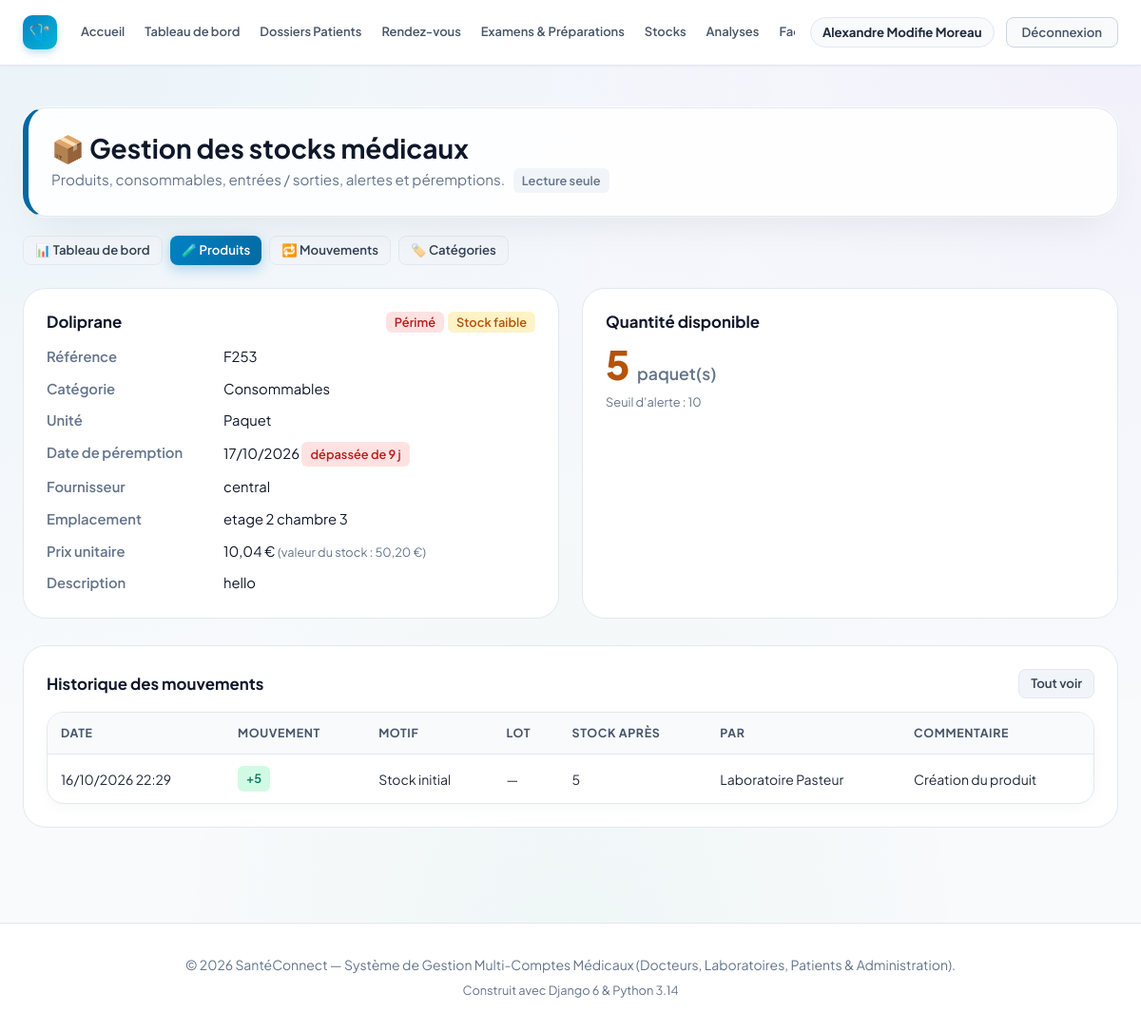
The app's page /stock/produits/8/ (signed in) with its own data.
### accounts/models.py (models this page shows, shortened)
class User(AbstractUser):
    class Role(models.TextChoices):
        ADMIN = 'ADMIN', 'Administrateur'
        DOCTEUR = 'DOCTEUR', 'Médecin'
        LABORATOIRE = 'LABORATOIRE', 'Laborantin'
        PATIENT = 'PATIENT', 'Patient'
    role = models.CharField(
        max_length=20,
        choices=Role.choices,
        default=Role.PATIENT,
        verbose_name="Rôle utilisateur"
    )
    phone = models.CharField(max_length=25, blank=True, null=True, verbose_name="Téléphone")
    address = models.CharField(max_length=255, blank=True, null=True, verbose_name="Adresse")
    city = models.CharField(max_length=100, blank=True, null=True, verbose_name="Ville")
    is_verified = models.BooleanField(
        default=False,
        verbose_name="Compte certifié / validé",
        help_text="Coché par l'administrateur pour valider l'activité d'un docteur ou laboratoire."
    )
    objects = CustomUserManager()
    class Meta:
        verbose_name = "Utilisateur"
        verbose_name_plural = "Tous les Utilisateurs"
    @property
    def is_doctor(self):
        return self.role == self.Role.DOCTEUR
    @property
    def is_laboratory(self):
        return self.role == self.Role.LABORATOIRE
    @property
    def is_patient(self):
        return self.role == self.Role.PATIENT
    @property
    def is_admin_user(self):
        return self.role == self.Role.ADMIN or self.is_superuser

### stock/models.py (models this page shows, shortened)
class Produit(models.Model):
    class Unite(models.TextChoices):
        UNITE = "UNITE", "Unité"
        BOITE = "BOITE", "Boîte"
        PAQUET = "PAQUET", "Paquet"
        FLACON = "FLACON", "Flacon"
        SACHET = "SACHET", "Sachet"
        KIT = "KIT", "Kit"
        LITRE = "LITRE", "Litre"
    nom = models.CharField("Nom du produit", max_length=150)
    reference = models.CharField(
        "Référence", max_length=50, unique=True, null=True, blank=True,
        help_text="Laissez vide pour générer automatiquement (PRD-00001...).",
    )
    categorie = models.ForeignKey(
        Categorie, verbose_name="Catégorie", on_delete=models.SET_NULL,
        null=True, blank=True, related_name="produits",
    )
    unite = models.CharField("Unité", max_length=10, choices=Unite.choices, default=Unite.UNITE)
    fournisseur = models.CharField("Fournisseur", max_length=150, blank=True)
    emplacement = models.CharField(
        "Emplacement de stockage", max_length=100, blank=True,
        help_text="Ex. : Armoire B, étagère 2.",
    )
    prix_unitaire = models.DecimalField(
        "Prix unitaire (€)", max_digits=8, decimal_places=2, null=True, blank=True,
        validators=[MinValueValidator(0)],
    )
    quantite = models.PositiveIntegerField("Quantité en stock", default=0, editable=False)
    seuil_alerte = models.PositiveIntegerField(
        "Seuil d’alerte", default=10,
        help_text="Une alerte est affichée lorsque la quantité est inférieure ou égale à ce seuil.",
    )
    date_peremption = models.DateField(
        "Date de péremption", null=True, blank=True,
        help_text="Laissez vide pour un produit sans date de péremption.",
    )
    description = models.TextField("Description", blank=True)
    actif = models.BooleanField("Actif", default=True)
    created_at = models.DateTimeField(auto_now_add=True)
    updated_at = models.DateTimeField(auto_now=True)
    objects = ProduitQuerySet.as_manager()
    class Meta:
        verbose_name = "Produit médical"
        verbose_name_plural = "Produits médicaux"
        ordering = ["nom"]
    @property
    def jours_avant_peremption(self):
        if not self.date_peremption:
            return None
        return (self.date_peremption - timezone.localdate()).days
    @property
    def est_expire(self):
        jours = self.jours_avant_peremption
        return jours is not None and jours < 0
    @property
    def en_rupture(self):
        return self.quantite == 0
    @property
    def stock_faible(self):
        return 0 < self.quantite <= self.seuil_alerte
    @property
    def valeur_stock(self):
        if self.prix_unitaire is None:
            return None
        return self.prix_unitaire * self.quantite
    @property
    def statuts(self):
        res = []
        jours = self.jours_avant_peremption
        if self.est_expire:
            res.append(("expire", "Périmé", "danger"))
        elif self.bientot_perime:
            texte = "Expire aujourd’hui" if jours == 0 else f"Expire dans {jours} j"
            res.append(("bientot", texte, "pending"))
        if self.en_rupture:
            res.append(("rupture", "Rupture", "danger"))
        elif self.stock_faible:
            res.append(("faible", "Stock faible", "pending"))
        if not res:
            res.append(("normal", "Disponible", "verified"))
        return res

class Categorie(models.Model):
    nom = models.CharField("Nom", max_length=100, unique=True)
    description = models.CharField("Description", max_length=255, blank=True)
    class Meta:
        verbose_name = "Catégorie"
        verbose_name_plural = "Catégories"
        ordering = ["nom"]

class MouvementStock(models.Model):
    class Type(models.TextChoices):
        ENTREE = "ENTREE", "Entrée"
        SORTIE = "SORTIE", "Sortie"
    class Motif(models.TextChoices):
        INITIAL = "INITIAL", "Stock initial"
        ACHAT = "ACHAT", "Réception / achat"
        RETOUR = "RETOUR", "Retour en stock"
        AJUSTEMENT_PLUS = "AJUSTEMENT_PLUS", "Ajustement d’inventaire (+)"
        UTILISATION = "UTILISATION", "Utilisation / consommation"
        PEREMPTION = "PEREMPTION", "Mise au rebut (péremption)"
        PERTE = "PERTE", "Casse / perte"
        AJUSTEMENT_MOINS = "AJUSTEMENT_MOINS", "Ajustement d’inventaire (−)"
    produit = models.ForeignKey(Produit, on_delete=models.PROTECT, related_name="mouvements")
    type = models.CharField("Type", max_length=10, choices=Type.choices)
    motif = models.CharField("Motif", max_length=20, choices=Motif.choices)
    quantite = models.PositiveIntegerField("Quantité", validators=[MinValueValidator(1)])
    stock_apres = models.PositiveIntegerField("Stock après mouvement")
    numero_lot = models.CharField("N° de lot", max_length=50, blank=True)
    commentaire = models.CharField("Commentaire", max_length=255, blank=True)
    utilisateur = models.ForeignKey(
        settings.AUTH_USER_MODEL, on_delete=models.SET_NULL, null=True, blank=True,
        related_name="mouvements_stock", verbose_name="Effectué par",
    )
    date = models.DateTimeField("Date", auto_now_add=True)
    class Meta:
        verbose_name = "Mouvement de stock"
        verbose_name_plural = "Mouvements de stock"
        ordering = ["-date", "-id"]
    @property
    def auteur(self):
        u = self.utilisateur
        return (u.get_full_name() or u.username) if u else "—"

### stock/views.py (the view)
# urls.py: path("produits/<int:pk>/", views.produit_detail, name="produit_detail"),
@stock_consultation_requise
def produit_detail(request, pk):
    produit = get_object_or_404(Produit.objects.select_related("categorie"), pk=pk, actif=True)
    return render(request, "stock/produit_detail.html", {
        "produit": produit,
        "mouvements": produit.mouvements.select_related("utilisateur")[:20],
        "can_manage": peut_gerer_stock(request.user),
    })

### stock/permissions.py (called while the page is built)
def peut_consulter_stock(user):
    return user.is_authenticated and (user.is_admin_user or user.is_laboratory or user.is_doctor)

def peut_gerer_stock(user):
    return user.is_authenticated and (user.is_admin_user or user.is_laboratory)

def _creer_decorateur(verifier, message):
    def decorateur(vue):
        @wraps(vue)
        def enveloppe(request, *args, **kwargs):
            if not request.user.is_authenticated:
                return redirect_to_login(request.get_full_path())
            if not verifier(request.user):
                messages.error(request, message)
                return redirect("dashboard")
            return vue(request, *args, **kwargs)
        return enveloppe
    return decorateur

### stock/templates/stock/produit_detail.html (shortened to what this page needs)
{% extends 'base.html' %}
{% load static %}
{% block extra_css %}<link rel="stylesheet" href="{% static 'stock/stock.css' %}">{% endblock %}
{% block content %}
<div class="container">
    {% include 'stock/_header.html' with active='produits' %}
    <div class="stock-grid-2">
        <div class="stock-card">
            <h3>{{ produit.nom }} {% include 'stock/_pills.html' %}</h3>
            <dl class="def-list">
                <dt>Référence</dt><dd>{{ produit.reference }}</dd>
                <dt>Catégorie</dt><dd>{{ produit.categorie.nom|default:"—" }}</dd>
                <dt>Unité</dt><dd>{{ produit.get_unite_display }}</dd>
                <dt>Date de péremption</dt>
                <dd>{% if produit.date_peremption %}{{ produit.date_peremption|date:"d/m/Y" }}
                    {% if produit.est_expire %}<span class="status-pill danger">dépassée de {{ produit.jours_avant_peremption|cut:"-" }} j</span>{% endif %}
                    {% else %}Sans date de péremption{% endif %}</dd>
                <dt>Fournisseur</dt><dd>{{ produit.fournisseur|default:"—" }}</dd>
                <dt>Emplacement</dt><dd>{{ produit.emplacement|default:"—" }}</dd>
                <dt>Prix unitaire</dt><dd>{% if produit.prix_unitaire is not None %}{{ produit.prix_unitaire }} € <span class="muted">(valeur du stock : {{ produit.valeur_stock }} €)</span>{% else %}—{% endif %}</dd>
                {% if produit.description %}<dt>Description</dt><dd>{{ produit.description }}</dd>{% endif %}
            </dl>
        </div>
        <div class="stock-card">
            <h3>Quantité disponible</h3>
            <div class="qty-big" style="color:{% if produit.en_rupture %}#dc2626{% elif produit.stock_faible %}#b45309{% else %}#0f172a{% endif %};">
                {{ produit.quantite }} <span style="font-size:1.1rem; font-weight:600; color:var(--text-muted);">{{ produit.get_unite_display|lower }}(s)</span>
            </div>
            <p class="muted" style="margin:8px 0 20px;">Seuil d’alerte : {{ produit.seuil_alerte }}</p>
        </div>
    </div>
    <div class="stock-card" style="margin-bottom:40px;">
        <h3>Historique des mouvements <a href="{% url 'stock:mouvement_list' %}?q={{ produit.reference }}" class="btn btn-secondary btn-sm">Tout voir</a></h3>
        {% if mouvements %}
        <div class="table-responsive">
            <table class="data-table">
                <thead><tr><th>Date</th><th>Mouvement</th><th>Motif</th><th>Lot</th><th>Stock après</th><th>Par</th><th>Commentaire</th></tr></thead>
                <tbody>
                {% for m in mouvements %}
                    <tr>
                        <td>{{ m.date|date:"d/m/Y H:i" }}</td>
                        <td><span class="status-pill {% if m.type == 'ENTREE' %}verified{% else %}info{% endif %}">{% if m.type == 'ENTREE' %}+{% else %}−{% endif %}{{ m.quantite }}</span></td>
                        <td>{{ m.get_motif_display }}</td>
                        <td>{{ m.numero_lot|default:"—" }}</td>
                        <td>{{ m.stock_apres }}</td>
                        <td>{{ m.auteur }}</td>
                        <td>{{ m.commentaire|default:"—" }}</td>
                    </tr>
                {% endfor %}
                </tbody>
            </table>
        </div>
        {% else %}<p class="empty-state">Aucun mouvement pour ce produit.</p>{% endif %}
    </div>
</div>
{% endblock %}

### templates/base.html (shortened to what this page needs)
{% load static %}
<!doctype html>
<html lang="fr">
  <head>
    <link rel="stylesheet" href="{% static 'css/style.css' %}?v=20261022_1" />
    {% block extra_css %}{% endblock %}
  </head>
  <body>
    <nav class="navbar" id="main-navbar">
      <div class="container navbar-inner">
        <div class="navbar-brand-section">
          <a href="{% url 'home' %}" class="logo-brand" id="brand-logo-link">
            <span class="logo-icon">🩺</span>
          </a>
        </div>
        <div class="nav-links" id="main-nav-links">
          <a href="{% url 'home' %}" class="nav-item-link" id="nav-home"
            >Accueil</a
          >
          {% if user.is_authenticated %}
            <a href="{% url 'dashboard' %}" class="nav-item-link" id="nav-dashboard">Tableau de bord</a>
            {% if user.is_admin_user or user.is_doctor %}
              <a href="{% url 'dossiers_patients_list' %}" class="nav-item-link" id="nav-dossiers">Dossiers Patients</a>
            {% endif %}
            {% if user.is_admin_user or user.is_doctor or user.is_patient %}
              <a href="{% url 'rendezvous:rdv_list' %}" class="nav-item-link" id="nav-rendezvous">Rendez-vous</a>
            {% endif %}
            {% if user.is_admin_user or user.is_doctor %}
              <a href="{% url 'examens_list' %}" class="nav-item-link" id="nav-examens">Examens &amp; Préparations</a>
            {% endif %}
            {% if user.is_admin_user or user.is_laboratory or user.is_doctor %}
              <a href="{% url 'stock:dashboard' %}" class="nav-item-link" id="nav-stock">Stocks</a>
            {% endif %}
            {% if user.is_laboratory %}
              <a href="{% url 'laboratoire:prelevement_list' %}" class="nav-item-link" id="nav-laboratoire">Prélèvements</a>
            {% elif user.is_doctor %}
              <a href="{% url 'laboratoire:demande_list' %}" class="nav-item-link">Analyses</a>
            {% endif %}
            {% if user.is_admin_user or user.is_patient or user.is_doctor and user.is_verified %}
              <a href="{% url 'facture_list' %}" class="nav-item-link" id="nav-factures">Factures</a>
            {% endif %}
          {% endif %}
        </div>
        <div class="navbar-user-actions" id="nav-user-actions">
          {% if user.is_authenticated %}
          <div class="nav-user-badge" id="nav-user-profile">
            <a
              href="{% url 'profile' %}"
              class="nav-user-name-link"
              id="nav-profile-edit"
              title="Mon profil"
              >{{ user.get_full_name|default:user.username }}</a
            >
          </div>
          <a
            href="{% url 'logout' %}"
            class="nav-logout-btn"
            id="btn-nav-logout"
            >Déconnexion</a
          >
          {% endif %}
        </div>
      </div>
    </nav>
    <main style="flex: 1; padding: 24px 0 60px">
      {% block content %}{% endblock %}
    </main>
    <footer class="footer">
      <div class="container">
        <p>
          © 2026 SantéConnect — Système de Gestion Multi-Comptes Médicaux
          (Docteurs, Laboratoires, Patients & Administration).
        </p>
        <p style="margin-top: 6px; font-size: 0.8rem; color: #64748b">
          Construit avec Django 6 & Python 3.14
        </p>
      </div>
    </footer>
  </body>
</html>

### stock/static/stock/stock.css (style rules this page uses)
.status-pill.danger { background: #fee2e2; color: #b91c1c; }
.stock-card { background: #fff; border: 1px solid var(--border-color); border-radius: var(--radius-xl); padding: 24px; }
.stock-card h3 { font-size: 1.05rem; margin-bottom: 14px; display: flex; align-items: center; justify-content: space-between; gap: 8px; }
.stock-grid-2 { display: grid; grid-template-columns: repeat(auto-fit, minmax(420px, 1fr)); gap: 24px; margin-bottom: 28px; }
.qty-big { font-size: 2.6rem; font-weight: 800; line-height: 1; }
.def-list { display: grid; grid-template-columns: 170px 1fr; gap: 10px 16px; font-size: 0.925rem; }
.def-list dt { color: var(--text-muted); font-weight: 600; }
.muted { color: var(--text-muted); font-size: 0.8rem; }

### records on screen
User: get_full_name "Alexandre Modifie Moreau"
Produit: nom "Doliprane", reference "F253", categorie.nom "Consommables", unite "Paquet", date_peremption "17/10/2026", jours_avant_peremption "9", fournisseur "central", emplacement "etage 2 chambre 3", prix_unitaire "10,04", valeur_stock "50,20", description "hello", quantite "5", unite "paquet", seuil_alerte "10"
MouvementStock: date "16/10/2026 22:29", quantite "5", motif "Stock initial", numero_lot "—", stock_apres "5", auteur "Laboratoire Pasteur", commentaire "Création du produit"

### other values on screen
{{ label }} "Périmé" "Stock faible"
